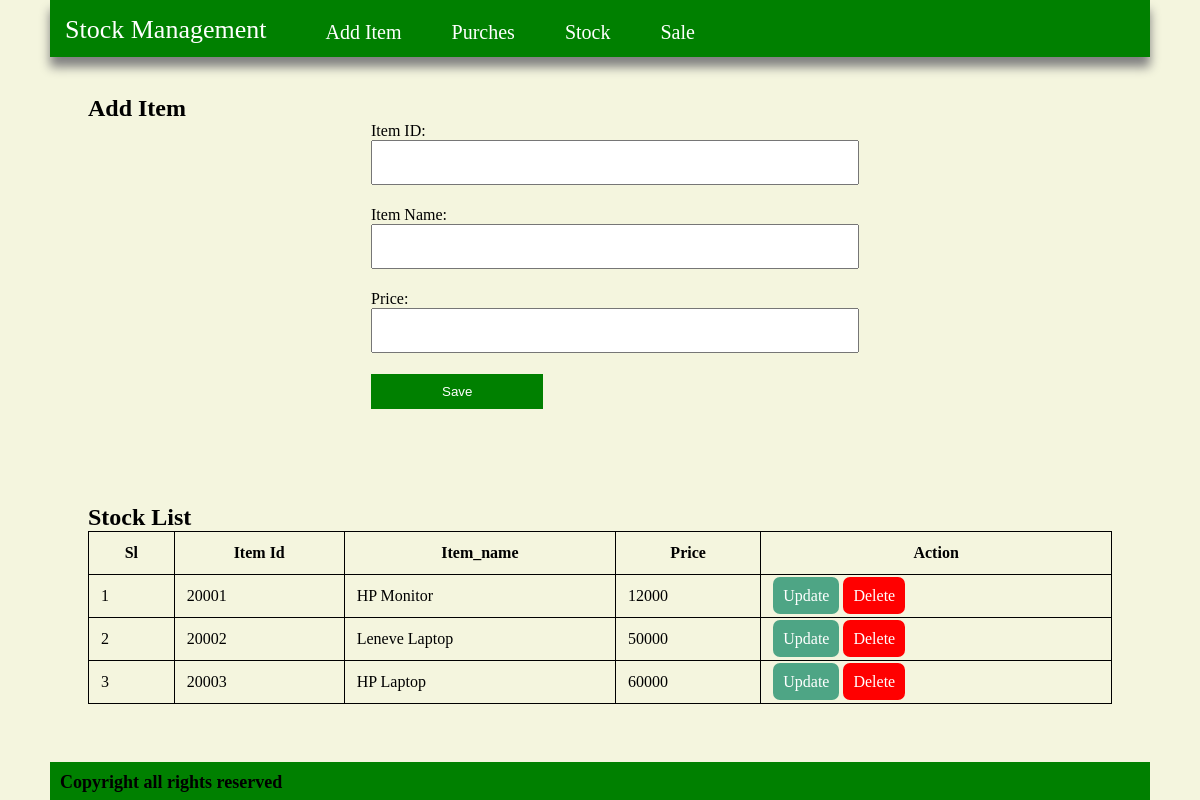
The page / on the database its author committed.
### tables this page shows
CREATE TABLE `item` (
  `item_id` int(200) NOT NULL,
  `item_name` varchar(200) NOT NULL,
  `price` int(200) NOT NULL
);

### index.php (the view, shortened to what this page needs)
<?php
include 'databaseFile/dbContext.php';
 ?>
<?php include'header.php'; ?>
	<div class="body">
		<div class="form_body">
			<h2>Add Item</h2>
			<form action="" method="post" enctype="multipart/form-data">
					<div class="form_field">
						<div class="input_group">
							<label>Item ID:</label><br>
							<input type="text" name="item_id" required="">
						</div>
						<div class="input_group">
							<label>Item Name:</label><br>
							<input type="text" name="item_name" required="">
						</div>
						<div class="input_group">
							<label>Price:</label><br>
							<input type="text" name="price" required="">
						</div>
						<div class="input_group">
							<input type="submit" name="submit" value="Save">
						</div>
					</div>
			</form>
			<div class="itemlist">
				<h2>Stock List</h2>
				<div class="item-data">
					<table>
						<thead>
							<tr>
								<th>Sl</th>
								<th>Item Id</th>
								<th>Item_name</th>
								<th>Price</th>
								<th>Action</th>
							</tr>
						</thead>
						<tbody>
						<?php
	                          $sql2  = "SELECT * from item";
	                            $i = 0;
	                            $result1 = mysqli_query($db, $sql2);
	                              while ($row1 = mysqli_fetch_array($result1)) {
	                              $i++;
	                          ?>
	                       <tr>
	                          <td ><?php echo $i ?></td>
	                          <td ><?php echo $row1['item_id']; ?></td>
	                          <td ><?php echo $row1['item_name']; ?></td>
	                          <td ><?php echo $row1['price']; ?></td>
	                          <td>
	                          	<a id="editbutton" href="update-item.php?edit=<?php echo $row1['item_id']; ?>">Update</a>
	                          	<a id="deletebutton" href="index.php?delete=<?php echo $row1['item_id']; ?>">Delete</a>
	                          </td>
	                          <?php } ?>
		                    </tr>
						</tbody>
					</table>
				</div>
			</div>
		</div>
	</div>
	<div class="footer">
		<h2>Copyright all rights reserved</h2>
	</div>
	</div>
</body>
</html>

### css/style.css (style rules this page uses)
* { margin: 0;padding: 0; }
body { background-color: #f4f5de; }
.form_body { padding: 38px; min-height: 399px; }
.form_field { width: 458px; margin: 0 auto; }
input[type="text"] { width: 100%; padding: 13px; margin-bottom: 21px; }
input[type="submit"] { padding: 10px 71px; background: green; border: 0px; cursor: pointer; color: white; }
.itemlist h2 { margin-top: 95px; }
.itemlist table { width: 100%; border-collapse: collapse; }
.itemlist table, td, th { border: 1px solid; padding: 12px; }
a#editbutton { background: #00805cad; padding: 10px; color: white; text-decoration: none; border-radius: 7px; }
a#deletebutton { background: red; padding: 10px; color: white; text-decoration: none; border-radius: 7px; }
.searchItemList table td, th { border: 1px solid; padding: 12px; }
.footer { background: green; padding: 10px; margin-top: 20px; font-size: 12px; }

### rows shown on the page
item: item_id "20001", item_name "HP Monitor", price "12000"
item: item_id "20002", item_name "Leneve Laptop", price "50000"
item: item_id "20003", item_name "HP Laptop", price "60000"
